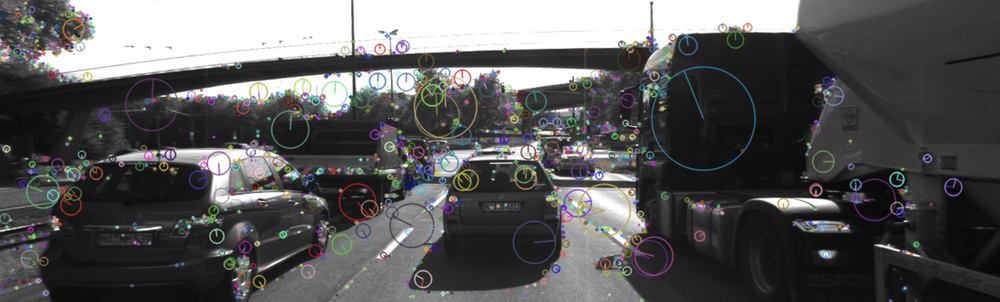
//> input picture images/keypoints.png, 1000 x 302 px, shrunk from 2460 x 742 before the run, given in place of 0000000000.png, which was not available
$ ./MidTermProject_Camera_Student   (built with g++ and OpenCV 4)
//> lines starting //> are read from the running program, lines starting //| are printed output that depends on the picture; pictures that were not available may be replaced by others from this repository, and a replacement may not be noted
### src/matching2D.hpp
#ifndef matching2D_hpp
#define matching2D_hpp

#include <stdio.h>
#include <iostream>
#include <sstream>
#include <iomanip>
#include <vector>
#include <cmath>
#include <limits>

#include <opencv2/core.hpp>
#include <opencv2/highgui/highgui.hpp>
#include <opencv2/imgproc/imgproc.hpp>
#include <opencv2/features2d.hpp>
#include <opencv2/xfeatures2d.hpp>
#include <opencv2/xfeatures2d/nonfree.hpp>

#include "dataStructures.h"


void detKeypointsHarris(std::vector<cv::KeyPoint> &keypoints, cv::Mat &img, bool bVis=false);
void detKeypointsShiTomasi(std::vector<cv::KeyPoint> &keypoints, cv::Mat &img, bool bVis=false);
void detKeypointsModern(std::vector<cv::KeyPoint> &keypoints, cv::Mat &img, std::string detectorType, bool bVis=false);
void descKeypoints(std::vector<cv::KeyPoint> &keypoints, cv::Mat &img, cv::Mat &descriptors, std::string descriptorType);
void matchDescriptors(std::vector<cv::KeyPoint> &kPtsSource, std::vector<cv::KeyPoint> &kPtsRef, cv::Mat &descSource, cv::Mat &descRef,
                      std::vector<cv::DMatch> &matches, std::string descriptorType, std::string matcherType, std::string selectorType);

#endif /* matching2D_hpp */

### src/dataStructures.h
#ifndef dataStructures_h
#define dataStructures_h

#include <vector>
#include <opencv2/core.hpp>


struct DataFrame { // represents the available sensor information at the same time instance

    cv::Mat cameraImg; // camera image

    std::vector<cv::KeyPoint> keypoints; // 2D keypoints within camera image
    cv::Mat descriptors; // keypoint descriptors
    std::vector<cv::DMatch> kptMatches; // keypoint matches between previous and current frame
};


#endif /* dataStructures_h */

### src/matching2D_Student.cpp
#include <numeric>
#include "matching2D.hpp"

using namespace std;

// Find best matches for keypoints in two camera images based on several matching methods
void matchDescriptors(std::vector<cv::KeyPoint> &kPtsSource, std::vector<cv::KeyPoint> &kPtsRef, cv::Mat &descSource, cv::Mat &descRef,
                      std::vector<cv::DMatch> &matches, std::string descriptorType, std::string matcherType, std::string selectorType)
{
    // configure matcher
    bool crossCheck = false;
    cv::Ptr<cv::DescriptorMatcher> matcher;

    if (matcherType.compare("MAT_BF") == 0)
    {
        int normType = cv::NORM_HAMMING;
        matcher = cv::BFMatcher::create(normType, crossCheck);
    }
    else if (matcherType.compare("MAT_FLANN") == 0)
    {
        // ...
        matcher = cv::DescriptorMatcher::create(cv::DescriptorMatcher::FLANNBASED);
    }

    // perform matching task
    if (selectorType.compare("SEL_NN") == 0)
    { // nearest neighbor (best match)

        matcher->match(descSource, descRef, matches); // Finds the best match for each descriptor in desc1
    }
    else if (selectorType.compare("SEL_KNN") == 0)
    { // k nearest neighbors (k=2)
        vector<vector<cv::DMatch>> knn_matches;
        matcher->knnMatch(descSource, descRef, knn_matches, 2);
        double minDescDistRatio = 0.8;
        for (auto it = knn_matches.begin(); it != knn_matches.end(); ++it)
        {

            if ((*it)[0].distance < minDescDistRatio * (*it)[1].distance)
            {
                matches.push_back((*it)[0]);
            }
        }
        // ...
    }
}

// Use one of several types of state-of-art descriptors to uniquely identify keypoints
void descKeypoints(vector<cv::KeyPoint> &keypoints, cv::Mat &img, cv::Mat &descriptors, string descriptorType)
{
    // select appropriate descriptor
    cv::Ptr<cv::DescriptorExtractor> extractor;
    if (descriptorType.compare("BRISK") == 0)
    {

        int threshold = 30;        // FAST/AGAST detection threshold score.
        int octaves = 3;           // detection octaves (use 0 to do single scale)
        float patternScale = 1.0f; // apply this scale to the pattern used for sampling the neighbourhood of a keypoint.

        extractor = cv::BRISK::create(threshold, octaves, patternScale);
    }


    // BRIEF, ORB, FREAK, AKAZE, SIFT
    else if(descriptorType.compare("BRIEF") == 0)
    {

        extractor = cv::xfeatures2d::BriefDescriptorExtractor::create();
    }

    else if(descriptorType.compare("ORB") == 0)
    {
        extractor = cv::ORB::create();
    }

    else if(descriptorType.compare("AKAZE") == 0)
    {
        extractor = cv::AKAZE::create();
    }

    else if(descriptorType.compare("SIFT") == 0)
    {
        extractor = cv::SiftDescriptorExtractor::create();
    }

    else
    {
        cout << "Wrong extractor chosen. Please check the extractor again"<<endl;
    }

    // perform feature description
    double t = (double)cv::getTickCount();
    extractor->compute(img, keypoints, descriptors);
    t = ((double)cv::getTickCount() - t) / cv::getTickFrequency();
    cout << descriptorType << " descriptor extraction in " << 1000 * t / 1.0 << " ms" << endl;
}

// Detect keypoints in image using the traditional Shi-Thomasi detector
// [39 lines left out: function detKeypointsShiTomasi, not called in this run]

void detKeypointsHarris(std::vector<cv::KeyPoint> &keypoints, cv::Mat &img, bool bVis)
{


    // Detector parameters
    int blockSize = 2;     // for every pixel, a blockSize × blockSize neighborhood is considered
    int apertureSize = 3;  // aperture parameter for Sobel operator (must be odd)
    int minResponse = 100; // minimum value for a corner in the 8bit scaled response matrix
    double k = 0.04;       // Harris parameter (see equation for details)

    double t = (double)cv::getTickCount();
    // Detect Harris corners and normalize output
    cv::Mat dst, dst_norm, dst_norm_scaled;
    dst = cv::Mat::zeros(img.size(), CV_32FC1);
    cv::cornerHarris(img, dst, blockSize, apertureSize, k, cv::BORDER_DEFAULT);
    cv::normalize(dst, dst_norm, 0, 255, cv::NORM_MINMAX, CV_32FC1, cv::Mat());
    cv::convertScaleAbs(dst_norm, dst_norm_scaled);

    double maxOverlap = 0.0; // max. permissible overlap between two features in %, used during non-maxima suppression
    for (size_t j = 0; j < dst_norm.rows; j++)
    {
        for (size_t i = 0; i < dst_norm.cols; i++)
        {
            int response = (int)dst_norm.at<float>(j, i);
            if (response > minResponse)
            { // only store points above a threshold

                cv::KeyPoint newKeyPoint;
                newKeyPoint.pt = cv::Point2f(i, j);
                newKeyPoint.size = 2 * apertureSize;
                newKeyPoint.response = response;

                // perform non-maximum suppression (NMS) in local neighbourhood around new key point
                bool bOverlap = false;
                for (auto it = keypoints.begin(); it != keypoints.end(); ++it)
                {
                    double kptOverlap = cv::KeyPoint::overlap(newKeyPoint, *it);
                    if (kptOverlap > maxOverlap)
                    {
                        bOverlap = true;
                        if (newKeyPoint.response > (*it).response)
                        {                      // if overlap is >t AND response is higher for new kpt
                            *it = newKeyPoint; // replace old key point with new one
                            break;             // quit loop over keypoints
                        }
                    }
                }
                if (!bOverlap)
                {                                     // only add new key point if no overlap has been found in previous NMS
                    keypoints.push_back(newKeyPoint); // store new keypoint in dynamic list
                }
            }
        } // eof loop over cols
    }     // eof loop over rows
    t = ((double)cv::getTickCount() - t) / cv::getTickFrequency();
    cout << "Harris detection with n=" << keypoints.size() << " keypoints in " << 1000 * t / 1.0 << " ms" << endl;


    if(bVis)
    {
        string windowName = "Harris Corner Detection Results";
        cv::namedWindow(windowName, 5);
        cv::Mat visImage = dst_norm_scaled.clone();
        cv::drawKeypoints(dst_norm_scaled, keypoints, visImage, cv::Scalar::all(-1), cv::DrawMatchesFlags::DRAW_RICH_KEYPOINTS);
        cv::imshow(windowName, visImage);
        cv::waitKey(0);
    }

}

// [49 lines left out: function detKeypointsModern, not called in this run]

### src/MidTermProject_Camera_Student.cpp
/* INCLUDES FOR THIS PROJECT */
#include <iostream>
#include <fstream>
#include <sstream>
#include <iomanip>
#include <vector>
#include <cmath>
#include <limits>
#include <opencv2/core.hpp>
#include <opencv2/highgui/highgui.hpp>
#include <opencv2/imgproc/imgproc.hpp>
#include <opencv2/features2d.hpp>
#include <opencv2/xfeatures2d.hpp>
#include <opencv2/xfeatures2d/nonfree.hpp>

#include "dataStructures.h"
#include "matching2D.hpp"

using namespace std;

/* MAIN PROGRAM */
int main(int argc, const char *argv[])
{

    /* INIT VARIABLES AND DATA STRUCTURES */

    // data location
    string dataPath = "../";

    // camera
    string imgBasePath = dataPath + "images/";
    string imgPrefix = "KITTI/2011_09_26/image_00/data/000000"; // left camera, color
    string imgFileType = ".png";
    int imgStartIndex = 0; // first file index to load (assumes Lidar and camera names have identical naming convention)
    int imgEndIndex = 9;   // last file index to load
    int imgFillWidth = 4;  // no. of digits which make up the file index (e.g. img-0001.png)

    // misc
    int dataBufferSize = 2;       // no. of images which are held in memory (ring buffer) at the same time
    vector<DataFrame> dataBuffer; // list of data frames which are held in memory at the same time
    bool bVis = false;            // visualize results

    /* MAIN LOOP OVER ALL IMAGES */

    for (size_t imgIndex = 0; imgIndex <= imgEndIndex - imgStartIndex; imgIndex++)
    {
        /* LOAD IMAGE INTO BUFFER */

        // assemble filenames for current index
        ostringstream imgNumber;
        imgNumber << setfill('0') << setw(imgFillWidth) << imgStartIndex + imgIndex;
        string imgFullFilename = imgBasePath + imgPrefix + imgNumber.str() + imgFileType;

        // load image from file and convert to grayscale
        cv::Mat img, imgGray;
        img = cv::imread(imgFullFilename);
//> img is the input picture: 302 rows x 1000 cols, CV_8UC3; mean B, G, R 88.7, 88.6, 88.8
        cv::cvtColor(img, imgGray, cv::COLOR_BGR2GRAY);
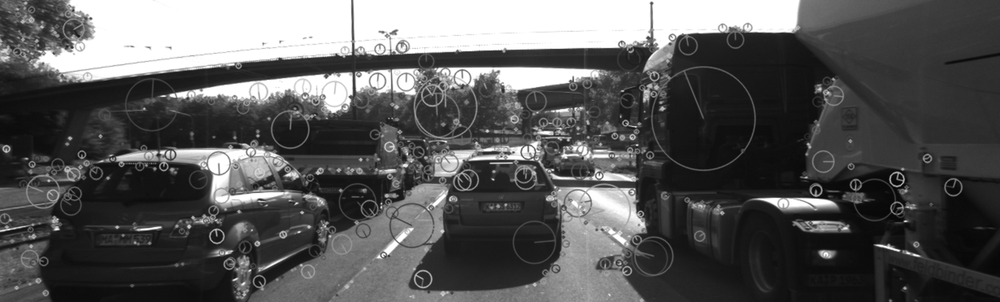
//> imgGray: 302 rows x 1000 cols, CV_8UC1; min 2, max 255, mean 88.7

        //// STUDENT ASSIGNMENT
        //// TASK MP.1 -> replace the following code with ring buffer of size dataBufferSize

        // push image into data frame buffer

        DataFrame frame;
        frame.cameraImg = imgGray;

        if(dataBuffer.size()>=dataBufferSize)
        {
            dataBuffer.erase(dataBuffer.begin());
        }
        dataBuffer.push_back(frame);

        //// EOF STUDENT ASSIGNMENT
        cout << "#1 : LOAD IMAGE INTO BUFFER done" << endl;

        /* DETECT IMAGE KEYPOINTS */

        // extract 2D keypoints from current image
        vector<cv::KeyPoint> keypoints; // create empty feature list for current image
        string detectorType = "SIFT";

        //// STUDENT ASSIGNMENT
        //// TASK MP.2 -> add the following keypoint detectors in file matching2D.cpp and enable string-based selection based on detectorType
        //// -> HARRIS, FAST, BRISK, ORB, AKAZE, SIFT

        if (detectorType.compare("SHITOMASI") == 0)
        {
            detKeypointsShiTomasi(keypoints, imgGray, false);
        }
        else if (detectorType.compare("HARRIS"))
        {
            detKeypointsHarris(keypoints, imgGray, false);
//> in detKeypointsHarris, `cv::cornerHarris(img, dst, blockSize, apertureSize, k, cv::BORDER_DEFA..`:
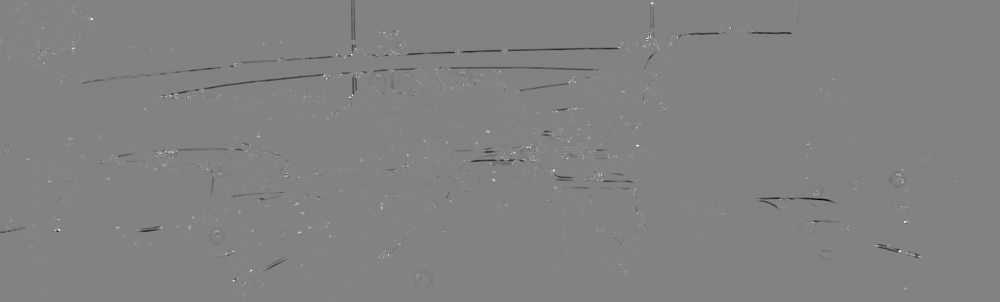
//> dst: 302 rows x 1000 cols, CV_32FC1; min -0.0151, max 0.0143, mean -3.99e-05; drawn with min black and max white
//> after the loop in detKeypointsHarris, `for (size_t j = 0; j < dst_norm.rows; j++)`: keypoints = 7659 keypoints; strongest (x, y, size): (351, 54, 6), (59, 229, 6), (899, 251, 6), (554, 170, 6)
        }

        else if (detectorType.compare("FAST") ||
                detectorType.compare("BRISK") ||
                detectorType.compare("ORB") ||
                detectorType.compare("AKAZE") ||
                detectorType.compare("SIFT"))
                {
                   detKeypointsModern(keypoints, imgGray, detectorType, false);
                }

        else
        {
            cout<<"Wong keypoint detector chosen. Check the name again"<<endl;
        }
        //// EOF STUDENT ASSIGNMENT

        //// STUDENT ASSIGNMENT
        //// TASK MP.3 -> only keep keypoints on the preceding vehicle

        // only keep keypoints on the preceding vehicle
        bool bFocusOnVehicle = true;
        cv::Rect vehicleRect(535, 180, 180, 150);
        vector<float> tempSize;
        // vector<vector<float>> neighbourhoodSize;
        if (bFocusOnVehicle)
        {
            vector<cv::KeyPoint> keypointsROI;
            for (auto it = keypoints.begin(); it != keypoints.end(); ++it)
            {
                if (vehicleRect.contains(it->pt))
                {
                    keypointsROI.push_back(*it);
                }
                else
                {
                    // save neighborhood size
                    tempSize.push_back(it->size);
                }
            }
//> after the loop, keypointsROI = 540 keypoints; strongest (x, y, size): (635, 189, 6), (602, 180, 6), (555, 187, 6), (555, 188, 6); tempSize = 7119 values from 6 to 6
        keypoints = keypointsROI;
//> keypoints has the same summary as keypointsROI
        cout << detectorType << " detector with n=" << keypoints.size() << " keypoints in the rectangle ROI" << endl;
//| SIFT detector with n=540 keypoints in the rectangle ROI
        }

        //// EOF STUDENT ASSIGNMENT

        // optional : limit number of keypoints (helpful for debugging and learning)
        bool bLimitKpts = false;
        if (bLimitKpts)
        {
            int maxKeypoints = 50;

            if (detectorType.compare("SHITOMASI") == 0)
            { // there is no response info, so keep the first 50 as they are sorted in descending quality order
                keypoints.erase(keypoints.begin() + maxKeypoints, keypoints.end());
            }
            cv::KeyPointsFilter::retainBest(keypoints, maxKeypoints);
            cout << " NOTE: Keypoints have been limited!" << endl;
        }

        // push keypoints and descriptor for current frame to end of data buffer
        (dataBuffer.end() - 1)->keypoints = keypoints;
        cout << "#2 : DETECT KEYPOINTS done" << endl;

        /* EXTRACT KEYPOINT DESCRIPTORS */

        //// STUDENT ASSIGNMENT
        //// TASK MP.4 -> add the following descriptors in file matching2D.cpp and enable string-based selection based on descriptorType
        //// -> BRIEF, ORB, FREAK, AKAZE, SIFT

        cv::Mat descriptors;
        string descriptorType = "BRISK"; // BRIEF, ORB, FREAK, AKAZE, SIFT
        descKeypoints((dataBuffer.end() - 1)->keypoints, (dataBuffer.end() - 1)->cameraImg, descriptors, descriptorType);
        //// EOF STUDENT ASSIGNMENT

        // push descriptors for current frame to end of data buffer
        (dataBuffer.end() - 1)->descriptors = descriptors;

        cout << "#3 : EXTRACT DESCRIPTORS done" << endl;

        if (dataBuffer.size() > 1) // wait until at least two images have been processed
        {

            /* MATCH KEYPOINT DESCRIPTORS */

            vector<cv::DMatch> matches;
            string matcherType = "MAT_BF";        // MAT_BF, MAT_FLANN
            string descriptorType = "DES_BINARY"; // DES_BINARY, DES_HOG
            string selectorType = "SEL_NN";       // SEL_NN, SEL_KNN

            //// STUDENT ASSIGNMENT
            //// TASK MP.5 -> add FLANN matching in file matching2D.cpp
            //// TASK MP.6 -> add KNN match selection and perform descriptor distance ratio filtering with t=0.8 in file matching2D.cpp

            matchDescriptors((dataBuffer.end() - 2)->keypoints, (dataBuffer.end() - 1)->keypoints,
                             (dataBuffer.end() - 2)->descriptors, (dataBuffer.end() - 1)->descriptors,
                             matches, descriptorType, matcherType, selectorType);

            //// EOF STUDENT ASSIGNMENT

            // store matches in current data frame
            (dataBuffer.end() - 1)->kptMatches = matches;

            cout << "#4 : MATCH KEYPOINT DESCRIPTORS done" << endl;

            // visualize matches between current and previous image
            bVis = true;
            if (bVis)
            {
                cv::Mat matchImg = ((dataBuffer.end() - 1)->cameraImg).clone();
                cv::drawMatches((dataBuffer.end() - 2)->cameraImg, (dataBuffer.end() - 2)->keypoints,
                                (dataBuffer.end() - 1)->cameraImg, (dataBuffer.end() - 1)->keypoints,
                                matches, matchImg,
                                cv::Scalar::all(-1), cv::Scalar::all(-1),
                                vector<char>(), cv::DrawMatchesFlags::DRAW_RICH_KEYPOINTS);

                string windowName = "Matching keypoints between two camera images";
                cv::namedWindow(windowName, 7);
                cv::imshow(windowName, matchImg);
                cout << "Press key to continue to next image" << endl;
                cv::waitKey(0); // wait for key to be pressed
            }
            bVis = false;
        }

    } // eof loop over all images
//> pass 2 of the loop `for (size_t imgIndex = 0; imgIndex <= imgEndIndex - imgStartIndex; img..`:
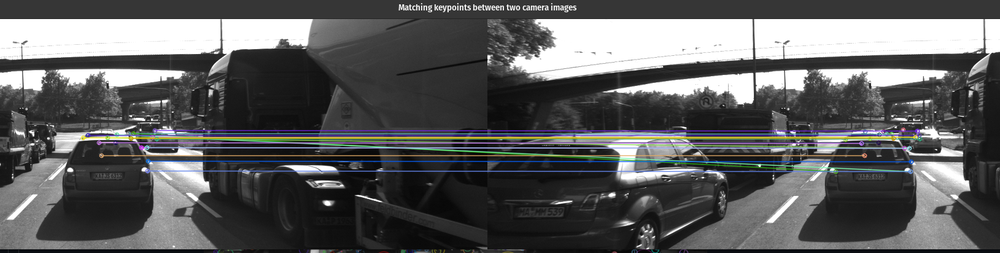
//> input picture images/matches.png, 1000 x 253 px, shrunk from 1629 x 412 before the run, given in place of 0000000001.png, which was not available
//> img is the input picture: 253 rows x 1000 cols, CV_8UC3; mean B, G, R 92.8, 92.3, 91.7
//> imgGray: 253 rows x 1000 cols, CV_8UC1
//> in detKeypointsHarris (call 2), `cv::cornerHarris(img, dst, blockSize, apertureSize, k, cv::BORDER_DEFA..`:
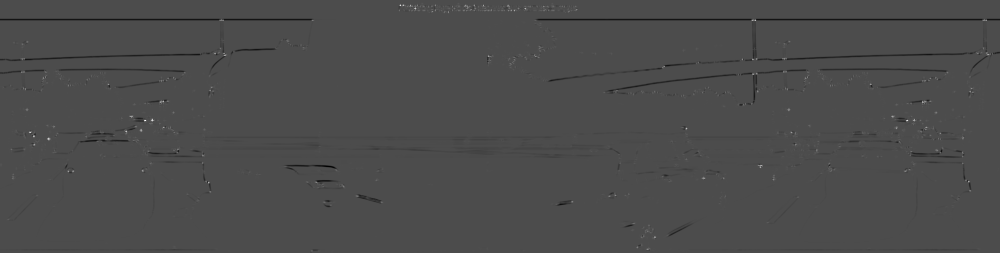
//> dst: 253 rows x 1000 cols, CV_32FC1; min -0.0185, max 0.0429, mean -0.000175; drawn with min black and max white
//> dst_norm: 253 rows x 1000 cols, CV_32FC1
//> dst_norm_scaled: 253 rows x 1000 cols, CV_8UC1
//> after the loop in detKeypointsHarris (call 2), `for (size_t j = 0; j < dst_norm.rows; j++)`: keypoints = 150 keypoints; strongest (x, y, size): (145, 120, 6), (907, 120, 6), (400, 5, 6), (152, 120, 6)
//> the loop `for (auto it = keypoints.begin(); it != keypoints.end(); ++it)` made 150 passes
//> after the loop `for (auto it = keypoints.begin(); it != keypoints.end(); ++it)`: tempSize = 141 values from 6 to 6
//> `keypoints = keypointsROI;`: keypoints = 9 keypoints; (x, y, size): (654, 237, 6), (615, 195, 6), (647, 249, 6), (572, 201, 6), (609, 196, 6), (637, 247, 6), (647, 231, 6), (633, 223, 6), (643, 236, 6)
//| SIFT detector with n=9 keypoints in the rectangle ROI
//> `cv::imshow(windowName, matchImg);`:
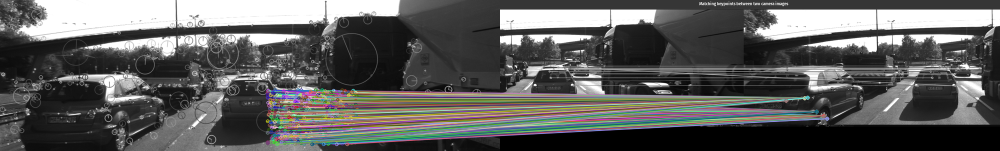
//> window 'Matching keypoints between two': 302 rows x 2000 cols, CV_8UC3 (shown at 1/2 size); mean B, G, R 92.3, 93.6, 93.5
//> (the run ends here: the program stops with an error, at `cv::cvtColor(img, imgGray, cv::COLOR_BGR2GRAY);`)
